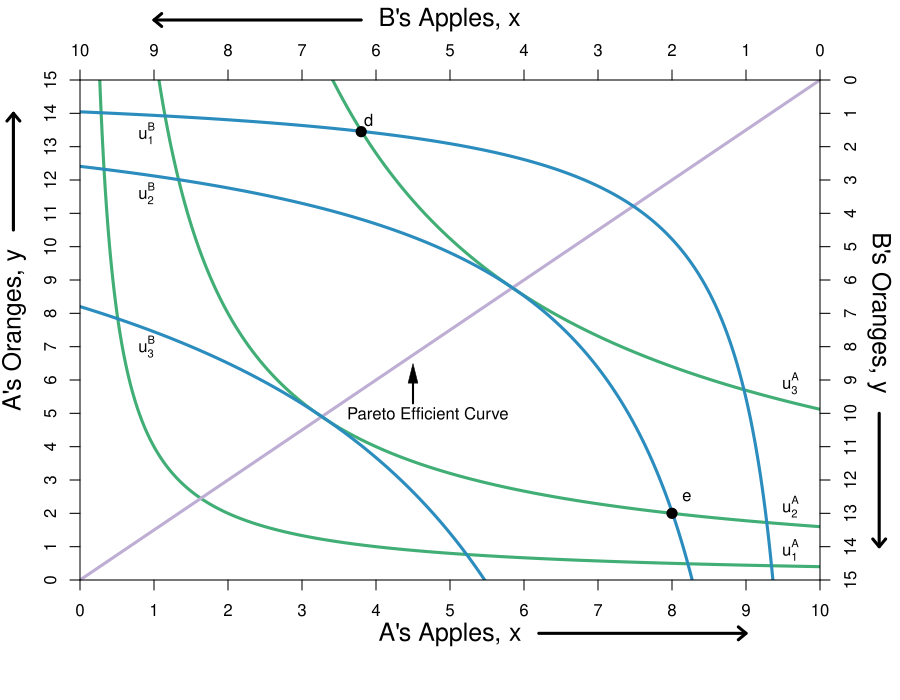

Source code (R):
#Graph Designer: Simon Halliday & Madeleine Wettach '20
#Authors: Bowles, Foley and Halliday
#Title: Microeconomics: Competition, Conflict and Coordination

#require(ggplot2)
require(shape)
pdf(file = "property/step_by_step_graphs_5/property_tioli_step3.pdf", width = 9, height = 7)

#Set parameters for graphics
axislabelsize <- 1.5
graphlinewidth <- 3

COL <- c("#7fc97f", "#beaed4", "#fdc086", "#ffff99", "#386cb0", "#f0027f", "#bf5b17", "#666666")
COLA <- c("#99d8c9","#66c2a4","#41ae76", "#238b45", "#005824")
COLB <- c("#4eb3d3", "#2b8cbe", "#0868ac","#084081")

indiffcurveA1 <- function(x, U = 2, A = 1, a = 0.5) {
  ((((U)/A)*(1/x)^a)^(1/(1-a)))
}

indiffcurveA2 <- function(x, U = 4, A = 1, a = 0.5) {
  (((U/A)*(1/x)^a)^(1/(1-a)))
}

indiffcurveA3 <- function(x, U = 6.123724, A = 1, a = 0.5) {
  (((U/A)*(1/x)^a)^(1/(1-a)))
}

indiffcurveA4 <- function(x, U = 7.156591, A = 1, a = 0.5) {
  ((((U)/A)*(1/x)^a)^(1/(1-a)))
}

paretoEC <- function(x) {
  (3/2)*x
}

indiffcurveBneg <- function(x, U = 5.09, A = 1, a = 0.5) {
  15 - (((U/A)*(1/(10 - x))^a)^(1/(1-a)))
}

indiffcurveBneg1 <- function(x, U = 3.09, A = 1, a = 0.5) {
  15 - (((U/A)*(1/(10 - x))^a)^(1/(1-a)))
}

indiffcurveBneg2 <- function(x, U = 5.09, A = 1, a = 0.5) {
  15 - (((U/A)*(1/(10 - x))^a)^(1/(1-a)))
}

indiffcurveBneg3 <- function(x, U = 8.244574, A = 1, a = 0.5) {
  15 - (((U/A)*(1/(10 - x))^a)^(1/(1-a)))
}




#Aisha happens to have found 8 apples and 2 oranges, 
#and Betty happens to have found 2 apples and 13 oranges. 
#Aisha's utility (8^0.5)*(2^0.5) = 4
#Betty's utility (2^0.5)*(13^0.5) = 5.09


par(mar =  c(6, 4, 4, 4))
xlims <- c(0, 10)
ylims <- c(0, 15)
xlims2 <- c(10, 0)
ylims2 <- c(15, 0)

plot(0, 0, xlim = xlims, ylim = ylims, type = "n",
     xlab = expression(paste("A's Apples, ", x)),
     ylab = expression(paste("A's Oranges, ", y)), 
     line = 2.5,
     xaxt = "n", 
     yaxt = "n", 
     cex.lab = axislabelsize, 
     bty = "n",
     xaxs="i", 
     yaxs="i")


npts <- 500 
npts2 <- 501

#Specify the sequences of points for graphing. 
xx1 <- seq(xlims[1], xlims[2], length.out = npts)
yy1 <- indiffcurveA2(xx1, U = 4, A = 1, a = 0.5)
yy2 <- indiffcurveA2(xx1)

#Polygon Attempt
#polygon(x = c(1.34, 6, 8, 10 - 6.73), y = c(12, 9, 2, 15 - 10.1), col="powderblue", density=NULL, border = NA)

#I need something like xx1 with npts for 
##xpoly1 <- seq(from = 1.34, to = 8, length.out = 500)
##ypoly1 <- indiffcurveA2(xpoly1, U = 4, A = 1, a = 0.5)
##ypoly2 <- indiffcurveBneg(xpoly1, U = 5.09, A = 1, a = 0.5)
##polygon(x = c(xpoly1, rev(xpoly1)), y = c(ypoly1, rev(ypoly2)), col=COL[4], density=NULL, border = NA)

#Draw the lines for the graphs
lines(xx1, indiffcurveA1(xx1), col = COLA[3], lwd = graphlinewidth)
lines(xx1, indiffcurveA2(xx1), col = COLA[3], lwd = graphlinewidth)
#lines(xx1, indiffcurveA3(xx1), col = COLA[3], lwd = graphlinewidth)
lines(xx1, indiffcurveA4(xx1), col = COLA[3], lwd = graphlinewidth)
lines(xx1, paretoEC(xx1), col = COL[2], lwd = graphlinewidth)

lines(xx1, indiffcurveBneg1(xx1), col = COLB[2], lwd = graphlinewidth)
lines(xx1, indiffcurveBneg2(xx1), col = COLB[2], lwd = graphlinewidth)
lines(xx1, indiffcurveBneg3(xx1), col = COLB[2], lwd = graphlinewidth)

#Customize ticks and labels for the plot
ticksy <- seq(from = 0, to = 15, by = 1)
ylabels <- seq(from = 0, to = 15, by = 1)
ticksx <- seq(from = 0, to = 10, by = 1)
xlabels <- seq(from = 0, to = 10, by = 1)
axis(1, at = ticksx, pos = 0, labels = xlabels)
axis(2, at = ticksy, pos = 0, labels = ylabels, las = 0)

#Add arrows:
arrows(-0.9, 10.5, -0.9, 14, xpd = TRUE, length=0.1,angle=40,lwd=3)
arrows(6.2, -1.6, 9, -1.6, xpd = TRUE, length=0.1,angle=40,lwd=3)

#Annotation of the three graphs and the NE
text(9.6, 0.9, expression(u[1]^A))
text(9.6, 2.2, expression(u[2]^A))
#text(9.6, 4.4, expression(u[3]^A))
text(9.6, 5.9, expression(u[3]^A))

#Perhaps useful point to label the unused intersection of the participation constraints
#points(1.34, 12, pch = 16, col = "black", cex = 1.5)



#Pareto efficiency curve
#segments(4.16, 6.23, 6.73, 10.1, lty = 2, lwd = 2)
text(4.7, 5, expression("Pareto Efficient Curve"))
Arrows(4.5, 5.3, 4.5, 6.2, col = "black", lty = 1, lwd = 2, arr.type = "triangle", arr.lwd = 0.5)


#Set up second axes and labels

par(new = TRUE)

#Use the same x and ylims as previously, but with locations switched
xlims2 <- c(10, 0)
ylims2 <- c(15, 0)

#Leave the ylab and xlab blank to ensure no axes titles
plot(0, 0, xlim = xlims2, ylim = ylims2, type = "n",
     xlab = expression(paste("")),
     ylab = expression(paste("")),
     xaxt = "n", 
     yaxt = "n", 
     cex.lab = 1.3, 
     bty = "n",
     xaxs="i", 
     yaxs="i")

#Set up axes at sides 3 and 4 (top and right)
axis(side = 3, at = ticksx, pos = 0, labels = xlabels)
axis(side = 4, at = ticksy, pos = 0, labels = ylabels, las = 0)
mtext("B's Apples, x", side=3, line = 2.5, cex = axislabelsize)
text(-0.8, 7, expression(paste("B's Oranges, y")), xpd = TRUE, cex = axislabelsize, srt = 270) 

#Add arrows:
arrows(-0.8, 10, -0.8, 14, xpd = TRUE, length=0.1,angle=40,lwd=3)
arrows(6.2, -1.8, 9, -1.8, xpd = TRUE, length=0.1,angle=40,lwd=3)

#Label B's indifference curves
text(9.1, 1.6, expression(u[1]^B))
text(9.1, 3.4, expression(u[2]^B))
#text(9.1, 4.6, expression(u[3]^B))
text(9.1, 8, expression(u[3]^B))

#Add a point for the initial endowment
points(2, 13, pch = 16, col = "black", cex = 1.5)
text(1.8, 12.5, expression(e))

#Label a point on the middle of the curve
##points(5, 7.5, pch = 16, col = "black", cex = 1.5)
##text(5, 7, expression(i))

#(5^0.5)*(7.5^0.5) = 6.123724

#Add point for comparison to participation constraint
points(6.2, 1.55, pch = 16, col = "black", cex = 1.5)
text(6.1, 1.2, expression(d))


#Calculate TIOLI power allocation for B
#mrs(x,y) => pareto efficient curve is (3/2)x = y
#A's initital utility is 4 = u(8,2) = (8^0.5)*(2^0.5)
#Therefore substitute in the contract curve u_e^A = 4 = (x^A)^(0.5)(3/2*x^A)^0.5
# => x^A = 4/((3/2)^0.5) = 3.27 => x^B = 6.73
# => y^A = 3/2(x^A) = 4.9 => y^B = 10.1

#Add point g for B's TIOLI power
##points(6.73, 10.1, pch = 16, col = "black", cex = 1.5)
##text(6.73, 10.6, expression(g))

#Calculate TIOLI power allocation for A
#mrs(x,y) => pareto efficient curve is (3/2)x = y
#A's initital utility is 4 = u(8,2) = (8^0.5)*(2^0.5)
#Therefore substitute in the contract curve u_e^A = 4 = (x^A)^(0.5)(3/2*x^A)^0.5
# => x^B = 5.09/((3/2)^0.5) = 4.16 => x^A = 5.84
# => y^B = 3/2(x^B) = 6.23 => y^A = 8.77 
#=> u^A = (5.84^0.5)*(8.77^0.5) = 7.156591

#Add point f for A's TIOLI power
##points(4.16, 6.23, pch = 16, col = "black", cex = 1.5)
##text(4.16, 5.8, expression(f))

#Annotating B's endowment
##text(1.8, 12.5, expression(e))

#Annotating a point that is a Pareto improvement over e.
##points(2.94, 12.76, pch = 16, col = "black", cex = 1.5)
##text(2.74, 12.36, expression(h))
#(2.94^0.5)*(12.76^0.5)

#Label Pareto Improving Lens
##text(7, 5, expression(paste("Pareto-Improving Lens")))

dev.off()
